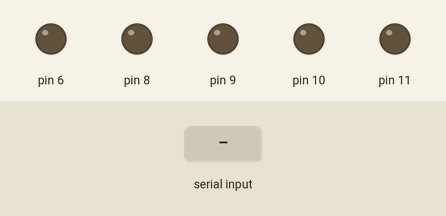
A sketch run on a simulated Arduino Uno, built with avr-gcc and run on an emulated ATmega328P. On the bench: output pins drawn as LEDs (lit = HIGH). Inputs (shaded band) come from the test bench. What the sketch prints to the serial monitor is not drawn.

Above: at 3.2 s.
3.3 s: "1\n" received over Serial
At 3.7 s:
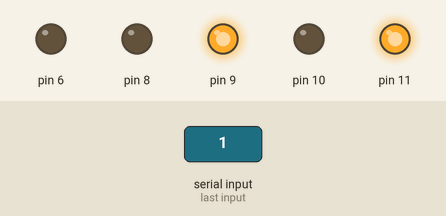
4.8 s: byte 50 ('2') received over Serial
At 5.9 s:
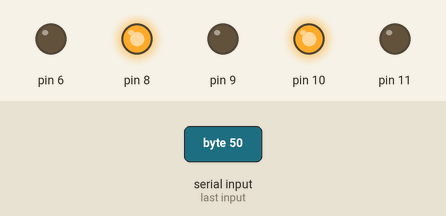
6.3 s: byte 51 ('3') received over Serial
At 7.0 s:
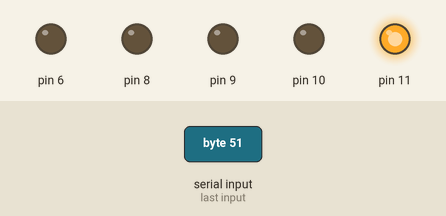
7.8 s: byte 52 ('4') received over Serial
At 8.3 s:
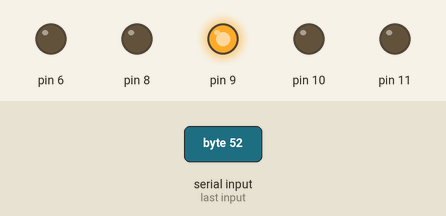
9.3 s: byte 53 ('5') received over Serial
At 10.5 s:
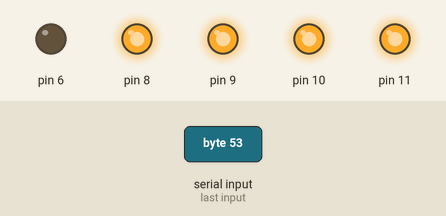
10.8 s: byte 54 ('6') received over Serial
At 11.8 s:
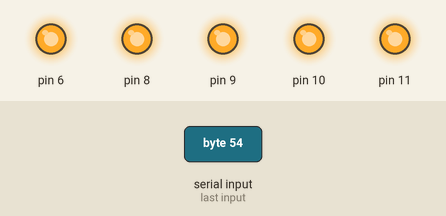
Timing chart, 0 to 13.3 s (numbered marks = the images above; inputs shaded):
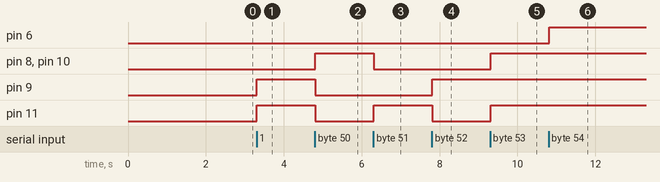

The sketch:

Vacuuminator.ino
```cpp
int sensor_pin = A0;
int output_value ;
void setup()
{
  Serial.begin(9600);
  pinMode(6,OUTPUT);
  pinMode(8,OUTPUT);
  pinMode(9,OUTPUT);
  pinMode(10,OUTPUT);
  pinMode(11,OUTPUT);
  Serial.println("Reading From the Sensor ...");
  delay(2000);

}
void loop() {
  char data = Serial.read();
  Serial.print('data');
  Serial.print("\n");
  if(data == '1')
  {
      digitalWrite(8,LOW);
      digitalWrite(9,HIGH);
      digitalWrite(10,LOW);
      digitalWrite(11,HIGH);
      data=Serial.read();
   }
   else if(data == '2')
  {
      digitalWrite(8,HIGH);
      digitalWrite(9,LOW);
      digitalWrite(10,HIGH);
      digitalWrite(11,LOW);
      data=Serial.read();
   }
      else if(data == '3')
  {
      digitalWrite(8,LOW);
      digitalWrite(9,LOW);
      digitalWrite(10,LOW);
      digitalWrite(11,HIGH);
      data=Serial.read();
   }
      else if(data == '4')
  {
      digitalWrite(8,LOW);
      digitalWrite(9,HIGH);
      digitalWrite(10,LOW);
      digitalWrite(11,LOW);
      data = Serial.read();
   }
     else if(data == '5')
  {
    digitalWrite(8,HIGH);
    digitalWrite(9,HIGH);
    digitalWrite(10,HIGH);
    digitalWrite(11,HIGH);
    data = Serial.read();
  }
  else if(data == '6')
  {
    digitalWrite(6,HIGH);
    data = Serial.read();
  }
  else if(data == '7')
  {
    digitalWrite(6,LOW);
    data = Serial.read();
  }
  else if(data == '8')
  {
      output_value= analogRead(sensor_pin);
      output_value = map(output_value,550,0,0,100);
      Serial.print("Mositure : ");
      Serial.print(output_value);
      Serial.println("%");
      delay(1000);
  }
}
```

Measured:
- after the input at 3.3 s, pin 9, pin 11: LOW → HIGH at once
- after the input at 4.8 s, pin 8, pin 10: LOW → HIGH at once; pin 9, pin 11: HIGH → LOW at once
- after the input at 6.3 s, pin 8, pin 10: HIGH → LOW at once; pin 11: LOW → HIGH at once
- after the input at 7.8 s, pin 9: LOW → HIGH at once; pin 11: HIGH → LOW at once
- after the input at 9.3 s, pin 8, pin 10, pin 11: LOW → HIGH at once
- after the input at 10.8 s, pin 6: LOW → HIGH at once
